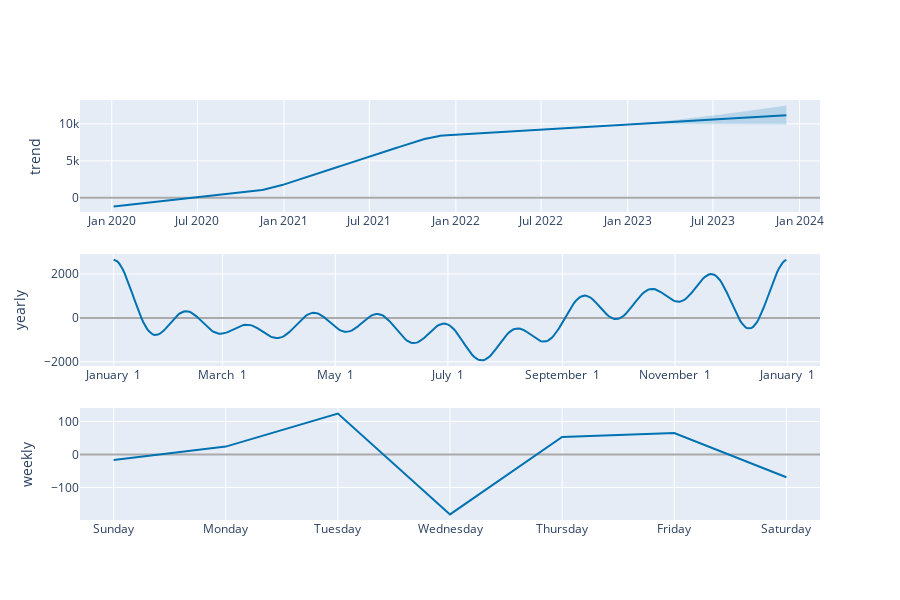

Notebook cell for this chart:
### Code cell
plot_components_plotly(m, forecast)

### Figure 1 — Plotly figure (JSON) as saved in the notebook; plotly's stock layout.template omitted (floating-point values rounded to 4 significant figures; data arrays with more than 128 entries replaced by an {"elided": "..."} marker saying what was removed)
{"data": [{"line": {"color": "#0072B2", "width": 2}, "mode": "lines", "name": "trend", "type": "scatter", "x": {"elided": "1120 str values"}, "xaxis": "x", "y": {"elided": "1120 float values"}, "yaxis": "y"}, {"line": {"color": "rgba(0, 114, 178, 0.2)", "width": 0}, "mode": "lines", "name": "trend_upper", "type": "scatter", "x": {"elided": "1120 str values"}, "xaxis": "x", "y": {"elided": "1120 float values"}, "yaxis": "y"}, {"fill": "tonexty", "fillcolor": "rgba(0, 114, 178, 0.2)", "line": {"color": "rgba(0, 114, 178, 0.2)", "width": 0}, "mode": "lines", "name": "trend_lower", "type": "scatter", "x": {"elided": "1120 str values"}, "xaxis": "x", "y": {"elided": "1120 float values"}, "yaxis": "y"}, {"line": {"color": "#0072B2", "width": 2}, "mode": "lines", "name": "yearly", "type": "scatter", "x": {"elided": "365 str values"}, "xaxis": "x2", "y": {"elided": "365 float values"}, "yaxis": "y2"}, {"line": {"color": "#0072B2", "width": 2}, "mode": "lines", "name": "weekly", "type": "scatter", "x": ["2017-01-01T00:00:00", "2017-01-02T00:00:00", "2017-01-03T00:00:00", "2017-01-04T00:00:00", "2017-01-05T00:00:00", "2017-01-06T00:00:00", "2017-01-07T00:00:00"], "xaxis": "x3", "y": [-16.18, 24.11, 124.0, -181.3, 53.08, 65.1, -68.88], "yaxis": "y3"}], "layout": {"height": 600, "showlegend": false, "width": 900, "xaxis": {"anchor": "y", "domain": [0, 1], "range": ["2019-10-25T13:12:00", "2024-02-13T10:48:00"], "type": "date"}, "xaxis2": {"anchor": "y2", "domain": [0, 1], "range": ["2016-12-13T18:54:02.958904115", "2018-01-18T11:04:57.863013581"], "tickformat": "%B %e", "type": "date"}, "xaxis3": {"anchor": "y3", "domain": [0, 1], "range": ["2016-12-31T16:48:00", "2017-01-07T07:12:00"], "tickformat": "%A", "type": "date"}, "yaxis": {"anchor": "x", "domain": [0.7333, 1], "rangemode": "normal", "title": {"text": "trend"}, "zerolinecolor": "#AAA"}, "yaxis2": {"anchor": "x2", "domain": [0.3667, 0.6333], "title": {"text": "yearly"}, "zerolinecolor": "#AAA"}, "yaxis3": {"anchor": "x3", "domain": [0, 0.2667], "title": {"text": "weekly"}, "zerolinecolor": "#AAA"}}}
